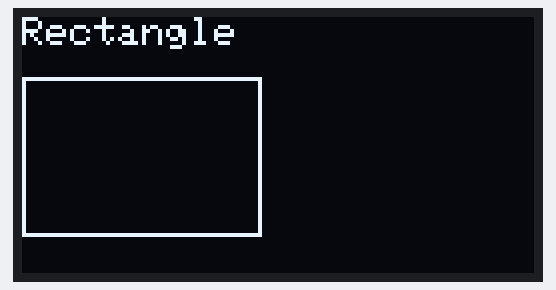
A sketch run on a simulated ESP32. Shown: 128×64 one-colour display.

Above: at 0.1 s.
At 2.1 s:
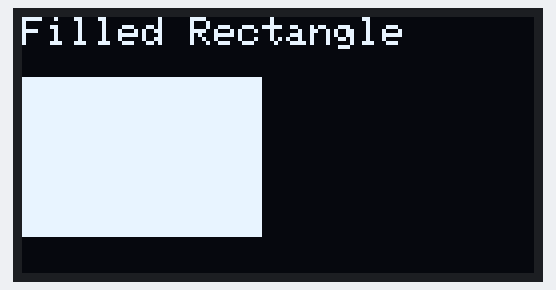
At 4.2 s:
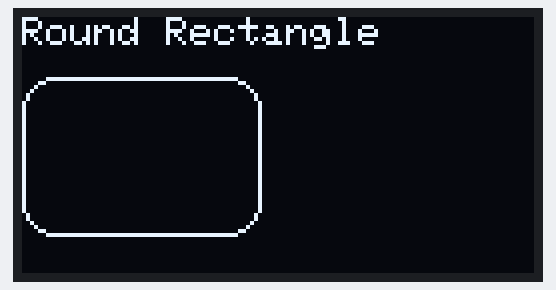
At 6.2 s:
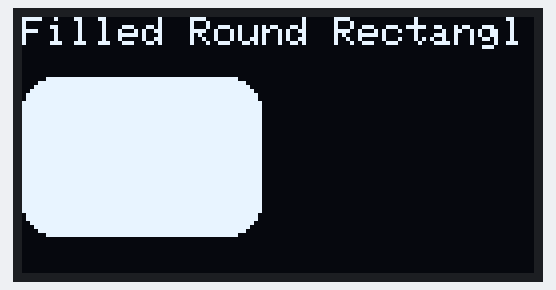
At 10.2 s:
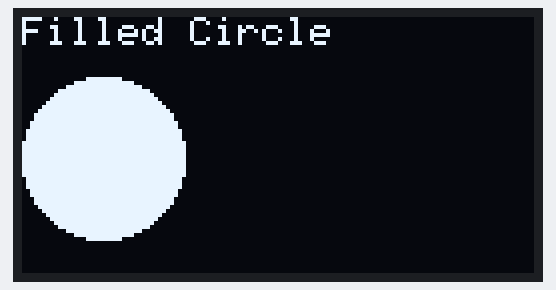
At 14.3 s:
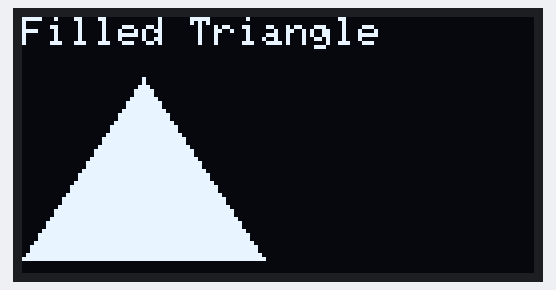

Measured:
- what the display in image 1 shows lasts 2.0 s, from 2.1 s to 4.1 s

The sketch:

SimpleSSD1306Draw.ino
```cpp
#include <SPI.h>
#include <Wire.h>
#include <Adafruit_GFX.h>
#include <Adafruit_SSD1306.h>

Adafruit_SSD1306 display(-1);

void setup()
{
  // initialize with the I2C addr 0x3C
  display.begin(SSD1306_SWITCHCAPVCC, 0x3C);

  // Clear the buffer.
  display.clearDisplay();

  display.setTextSize(1);
  display.setTextColor(WHITE);
  display.setCursor(0,0);
  display.println("Rectangle");
  display.drawRect(0, 15, 60, 40, WHITE);
  display.display();
  delay(2000);
  display.clearDisplay();

  display.setTextSize(1);
  display.setTextColor(WHITE);
  display.setCursor(0,0);
  display.println("Filled Rectangle");
  display.fillRect(0, 15, 60, 40, WHITE);
  display.display();
  delay(2000);
  display.clearDisplay();

  display.setTextSize(1);
  display.setTextColor(WHITE);
  display.setCursor(0,0);
  display.println("Round Rectangle");
  display.drawRoundRect(0, 15, 60, 40, 8, WHITE);
  display.display();
  delay(2000);
  display.clearDisplay();

  display.setTextSize(1);
  display.setTextColor(WHITE);
  display.setCursor(0,0);
  display.println("Filled Round Rectangl");
  display.fillRoundRect(0, 15, 60, 40, 8, WHITE);
  display.display();
  delay(2000);
  display.clearDisplay();

  display.setTextSize(1);
  display.setTextColor(WHITE);
  display.setCursor(0,0);
  display.println("Circle");
  display.drawCircle(20, 35, 20, WHITE);
  display.display();
  delay(2000);
  display.clearDisplay();

  display.setTextSize(1);
  display.setTextColor(WHITE);
  display.setCursor(0,0);
  display.println("Filled Circle");
  display.fillCircle(20, 35, 20, WHITE);
  display.display();
  delay(2000);
  display.clearDisplay();

  display.setTextSize(1);
  display.setTextColor(WHITE);
  display.setCursor(0,0);
  display.println("Triangle");
  display.drawTriangle(30, 15, 0, 60, 60, 60, WHITE);
  display.display();
  delay(2000);
  display.clearDisplay();

  display.setTextSize(1);
  display.setTextColor(WHITE);
  display.setCursor(0,0);
  display.println("Filled Triangle");
  display.fillTriangle(30, 15, 0, 60, 60, 60, WHITE);
  display.display();
  delay(2000);
  display.clearDisplay();
}

void loop() {}
```
